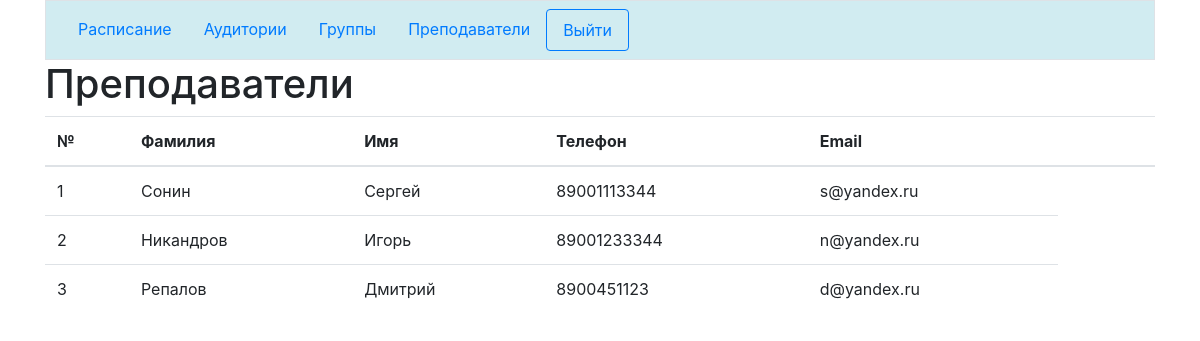
The app's page /tutors.php with its own data.
### tables this page shows
CREATE TABLE `tutors` (
  `id` int(10) NOT NULL,
  `firstName` varchar(45) NOT NULL,
  `secondName` varchar(45) NOT NULL,
  `phone` varchar(45) NOT NULL,
  `email` varchar(45) NOT NULL
);

### includes/arrays.php (called while the page is built, shortened)
<?php
include 'functions.php';
$tutors = result_to_array(
mysqli_query($connection, 'select * from tutors')
);

### includes/functions.php (called while the page is built, shortened)
<?php
function result_to_array($result){
    $array = array();
    $count = 0;
    while ($row = mysqli_fetch_assoc($result)) {
        $array[$count] = $row;
        $count++;
    }
    return $array;
}

### tutors.php (the view, shortened to what this page needs)
<?php
include 'includes/db.php';
include 'includes/arrays.php';
?>
<!doctype html>
<html lang="ru">
<head>
    <link rel="stylesheet" href="https://stackpath.bootstrapcdn.com/bootstrap/4.4.1/css/bootstrap.min.css"
>
</head>
<body>
<div class="container">
    <?php
    include 'includes/nav.php';
    ?>
    <div class="row">
        <div class="col">
            <h1>Преподаватели</h1>
            <table class='table'>
                <thead>
                <th>№</th>
                <th>Фамилия</th>
                <th>Имя</th>
                <th>Телефон</th>
                <th>Email</th>
                <th></th>
                <th></th>
                </thead>
                <tbody>
                <?php
                foreach ($tutors as $item) {
                    echo "
                        <tr>
                            <td>{$item['id']}</td>
                            <td>{$item['secondName']}</td>
                            <td>{$item['firstName']}</td>
                            <td>{$item['phone']}</td>
                            <td>{$item['email']}</td>
                            ";
                    echo "</tr>
                ";
                }
                ?>
                </tbody>
            </table>
        </div>
    </div>
</div>
</body>
</html>

### includes/nav.php
<nav class="navbar border alert-info">
    <ul class="nav">
        <li class="nav-item">
            <a class="nav-link" href="../schedule.php">Расписание</a>
        </li>
        <li class="nav-item">
            <a class="nav-link" href="../classes.php">Аудитории</a>
        </li>
        <li class="nav-item">
            <a class="nav-link" href="../groups.php">Группы</a>
        </li>
        <li class="nav-item">
            <a class="nav-link" href="../tutors.php">Преподаватели</a>
        </li>
        <li class="nav-item">
            <form method="post" action="includes/logout.php">
                <input type="submit" name="logout" value="Выйти" class="nav-link btn btn-outline-primary">
            </form>
        </li>
    </ul>
</nav>

### records on screen
tutors: id "1", secondName "Сонин", firstName "Сергей", phone "89001113344", email "s@yandex.ru"
tutors: id "2", secondName "Никандров", firstName "Игорь", phone "89001233344", email "n@yandex.ru"
tutors: id "3", secondName "Репалов", firstName "Дмитрий", phone "8900451123", email "d@yandex.ru"
